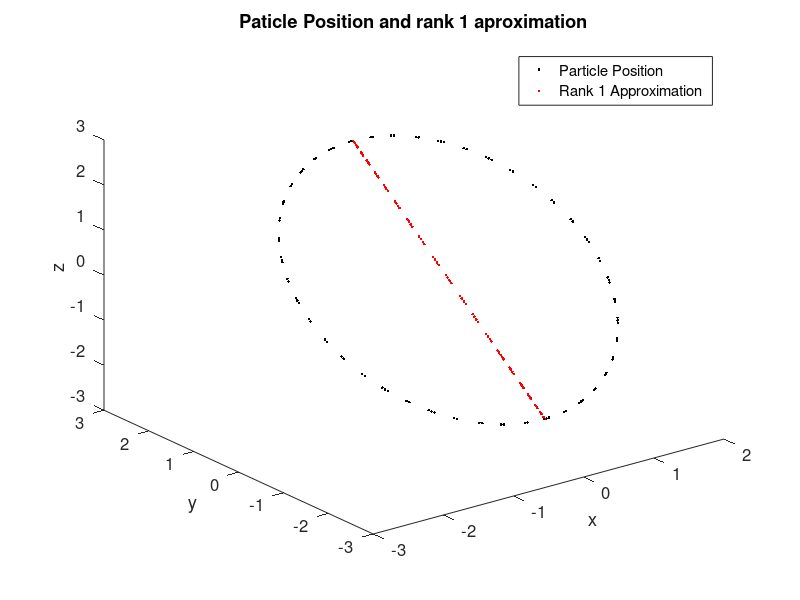
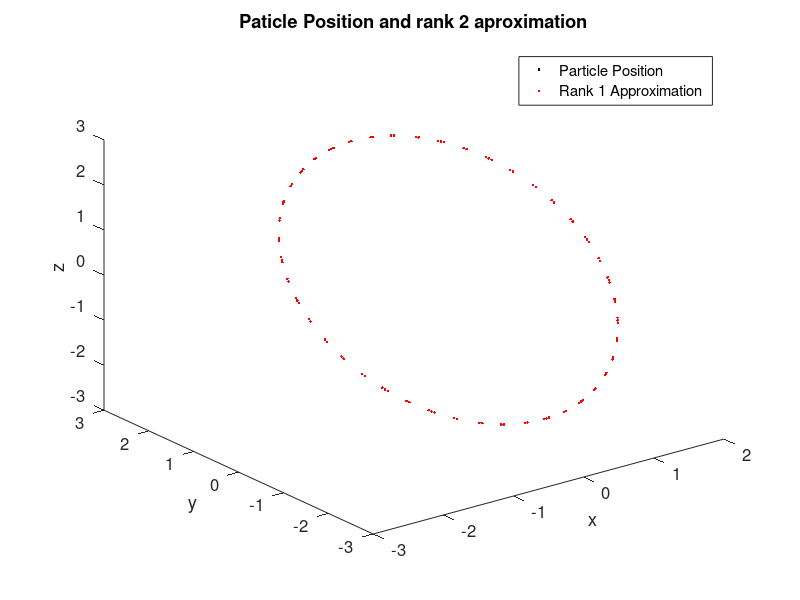

Write MATLAB code to recreate these figures, in order. (Note: this script raises an error after producing the figures.)
% Tanner Huck    
% Math 301 B
% Homework 4

clear; clc; close all;

%% Question 1
% Loading in the data
load("particle_position.mat");

% Calculating the mean of everyrow
M = mean(A,2);

% For loop that will go through each row of matrix A and subtract the mean
% value for the row
for i = 1:3 
    A(i,:) = A(i,:) - M(i,:); 
end

% Part a
% Calculating the svd of our matrix A
[U, S, V] = svd(A, 'econ');

% Column vector with all the singular values
A1 = [S(1,1); S(2,2); S(3,3)];

% Part b
% Calculating the error of the rank 1 approximation of A
Arank1 = U(:,1)*S(1,1)*V(:,1)';
A2 = norm(A-Arank1);

% Part c
% Calculating the error of the rank 2 approximation of A
Arank2 = Arank1 + U(:,2)*S(2,2)*V(:,2)';
A3 = norm(A-Arank2);

%% Write up Question 1
% Part a.
% Plotting the particles position in 3d
plot3(A(1,:),A(2,:),A(3,:), 'k.');
hold on
% Plotting the rank 1 approximation of the particles position
plot3(Arank1(1,:),Arank1(2,:),Arank1(3,:), 'r.');
% Adding labels, title, and legend to the plot
title('Paticle Position and rank 1 aproximation')
xlabel('x');
ylabel('y');
zlabel('z');
legend('Particle Position','Rank 1 Approximation','location', 'best');
% Changing the font size for all labels
set(gca, 'FontSize', 12);

% Part b.
% Plotting the particles position in 3d
figure;
plot3(A(1,:),A(2,:),A(3,:), 'k.');
hold on
% Plotting the rank 2 approximation of the particles position
plot3(Arank2(1,:),Arank2(2,:),Arank2(3,:), 'r.');
% Adding labels, title, and legend to the plot
title('Paticle Position and rank 2 aproximation')
xlabel('x');
ylabel('y');
zlabel('z');
legend('Particle Position','Rank 1 Approximation','location', 'best');
% Changing the font size for all labels
set(gca, 'FontSize', 12);

%% Question 2
% Taking the olive image and turing it into gray scale
B = imread('olive.jpg');
B = double(rgb2gray(B));

% Part a
% Calculating the fifteen largest singular values of the image
S_B = svd(B, 'econ');
A4 = maxk(S_B,15);

% Part b
% Calculating the energy of the reank 1 approximation, the largest singular
% value divided by the sum of the singular values
sum = 0;
for i = 1:length(S_B)
    sum = sum + S_B(i,:);
end
A5 = A4(1,1) / sum; 

% Part c
% Calculating the energy of the rank 15 approximation, sum of the top 15
% singular values divided by the sum of all singular values
sum_top15 = 0;
for i = 1:length(A4)
    sum_top15 = sum_top15 + A4(i,:);
end
A6 = sum_top15 / sum;

% Part d
% calculating smallest r value such that energy of rank approximation is
% greater than or equal to 0.92
for r = 1:999
    r_amount = maxk(S_B,r);
    r_sum = 0;
    for r2 = 1:length(r_amount)
        r_sum = r_sum + r_amount(r2,:);
    end
    r_aprox = r_sum / sum;
    if r_aprox >= 0.92
        break
    end
end
A7 = r;

%% Write up Question 2
% Part a
% Ploting the original pictur in grayscale
% creating a subplot for 4 plots
subplot(2,2,1)
imagesc(B)
title('Original')
colormap gray
% Remoiving axis number
set(gca,'XTick',[], 'YTick', [])
% Plotting the rank-1 aprox in grayscale
% Calculating the svd and rank 1 of the image
[Ub, Sb, Vb] = svd(B, 'econ');
Brank1 = Ub(:,1)*Sb(1,1)*Vb(:,1)';
% Ploting in the subplot
subplot(2,2,2)
imagesc(Brank1)
title('Rank-1 Approximation')
colormap gray
% Remoiving axis number
set(gca,'XTick',[], 'YTick', [])
% Plotting the rank-10 aprox in grayscale
% Calculating the rank 10 aprox of the image
Brank10 = Ub(:,1:10)*Sb(1:10,1:10)*Vb(:,1:10)';
% plotting it in the subplot
subplot(2,2,3)
imagesc(Brank10)
title('Rank-10 Approximation')
colormap gray
% Remoiving axis number
set(gca,'XTick',[], 'YTick', [])
% Plotting the rank-629 aprox in grayscale
% Calculating the rank 629 rank aprox of the image
Brank629 = Ub(:,1:629)*Sb(1:629,1:629)*Vb(:,1:629)';
% Plotting it in the subplot
subplot(2,2,4)
imagesc(Brank629)
title('Rank-629 Approximation')
colormap gray
% Remoiving axis number
set(gca,'XTick',[], 'YTick', [])

% Part b
% Calculating the number of pixels in the image
totalPixels = 4032 * 3024;
% Calculating how many values required to store rank 629 approximation
B_approx_pixel_count = 4032*629 + 629 + 3024*629;

%% Question 3
% loading in the noisy image
load("NoisyImage.mat");

% Part a
% calculating the energy of the rank 2 approximation of the noisy image
singleVal_noise = svd(A_noise, 'econ');
% Total sum of all singular values
sumSingleVal_noise = 0;
for p = 1:length(singleVal_noise)
    sumSingleVal_noise = sumSingleVal_noise + singleVal_noise(p,:);
end
% Calculating the sum of the top 2 single values
topTwoSingleVal_noise = maxk(singleVal_noise,2);
sum_topTwoSingleVal_noise = topTwoSingleVal_noise(1,:) + topTwoSingleVal_noise(2,:);
% Calculating energy of rank 2 aprox
A8 = sum_topTwoSingleVal_noise / sumSingleVal_noise; 

% Part b
% calculating the rank two aprox of noise
[U2, S2, V2] = svd(A_noise, 'econ');
noise_rank1 = U2(:,1)*S2(1,1)*V2(:,1)';
noise_rank2 = noise_rank1 + U2(:,2)*S2(2,2)*V2(:,2)';
% error between A_noise and its rank 2 aproximation
A9 = norm(A_noise - noise_rank2);

% error between A and the A_noise rank 2 aproximation
A10 = norm(A - noise_rank2);

%% Write Up Question 3
% Part a
% Plotting the singular values of A_noise
figure
semilogy(singleVal_noise,'bo')
% setting y to be a log scale
title('Singular values of A-noise')

% Part b
figure
% creating a subplot for 3 plots
subplot(1,3,1)
% Ploting the original image
imagesc(A)
title('True Image')
colormap gray
% Remoiving axis number
set(gca,'XTick',[], 'YTick', [])
% Ploting the noisy image
subplot(1,3,2)
imagesc(A_noise)
title('Noisy Image')
colormap gray
% Remoiving axis number
set(gca,'XTick',[], 'YTick', [])
% Ploting the rank 2 aprroximation of the noisy image
subplot(1,3,3)
imagesc(noise_rank2)
title('Rank-2 Approx')
colormap gray
% Remoiving axis number
set(gca,'XTick',[], 'YTick', [])







